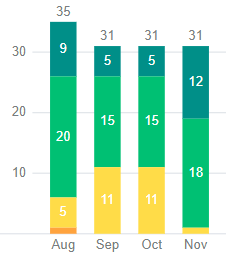
#> input picture data/01.png, 226 x 255 px
$ python -i image_processing.py   (imports and definitions only)
#> lines starting #> are read from the running program, lines starting #| are printed output that depends on the picture
#> further down, picture is the input picture: PIL image 226x255 RGBA; mean R, G, B, A 184.8, 229.5, 203.1, 255
"""
Модуль, который отвечает за обработку и предобработку изображения для корректного распознавания текста на ней
используя OCR
"""


from PIL import Image, ImageEnhance

from .settings import IMAGE_SCALE_FACTOR, CONTRAST_FACTOR, PIXELS_TRIM_FROM_LEFT, \
    TMP_FOLDER_PATH, PIXELS_TRIM_TOP_AND_BOTTOM


# [66 lines left out: functions split_image_to_parts, trim_image_left, trim_image_top_and_bottom, not called in this run]


def improve_image_quality(image: Image) -> Image:
    """
    Функция улучшает качество изображения, изменяет его цвета и делает более читабельным для OCR библиотек.
    :param image:
    :return:
    """
    # Масштабирование
    image = image.resize((image.width * IMAGE_SCALE_FACTOR, image.height * IMAGE_SCALE_FACTOR), Image.LANCZOS)
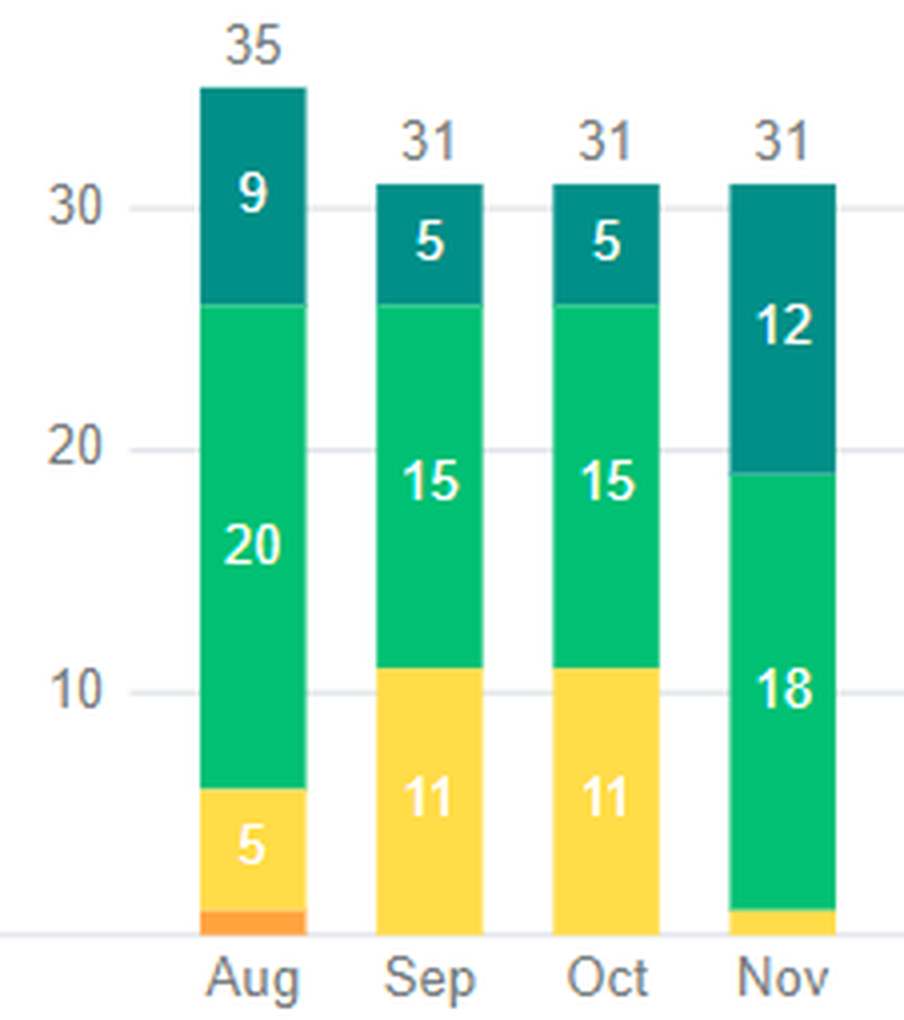
#> image: PIL image 4520x5100 RGBA (shown at 1/5 size); mean R, G, B, A 184.7, 229.3, 202.8, 255

    # Конвертация в черно-белое
    image = image.convert('L')
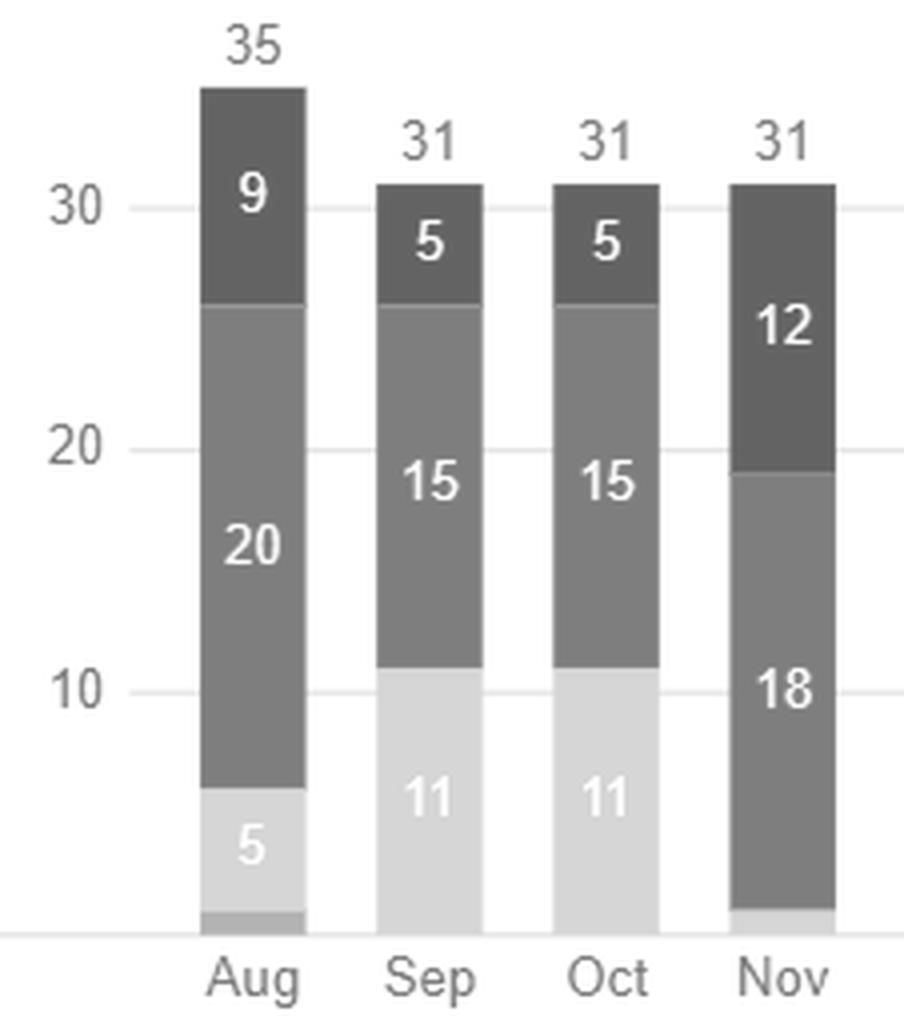
#> image: PIL image 4520x5100 L (shown at 1/5 size); min 71, max 255, mean 213

    # Увеличение контрастности
    enhancer = ImageEnhance.Contrast(image)
    image = enhancer.enhance(CONTRAST_FACTOR)

    return image

>>> from PIL import Image
>>> picture = Image.open('../data/01.png')
>>> result = improve_image_quality(picture)

$ run again, on data/04.png
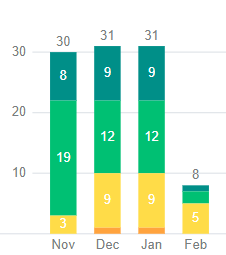
#> input picture data/04.png, 226 x 255 px
#> picture is the input picture: PIL image 226x255 RGBA; mean R, G, B, A 203.6, 234.6, 213.8, 255
#> in improve_image_quality, `image = image.resize((image.width * IMAGE_SCALE_FACTOR, image.height *..`:
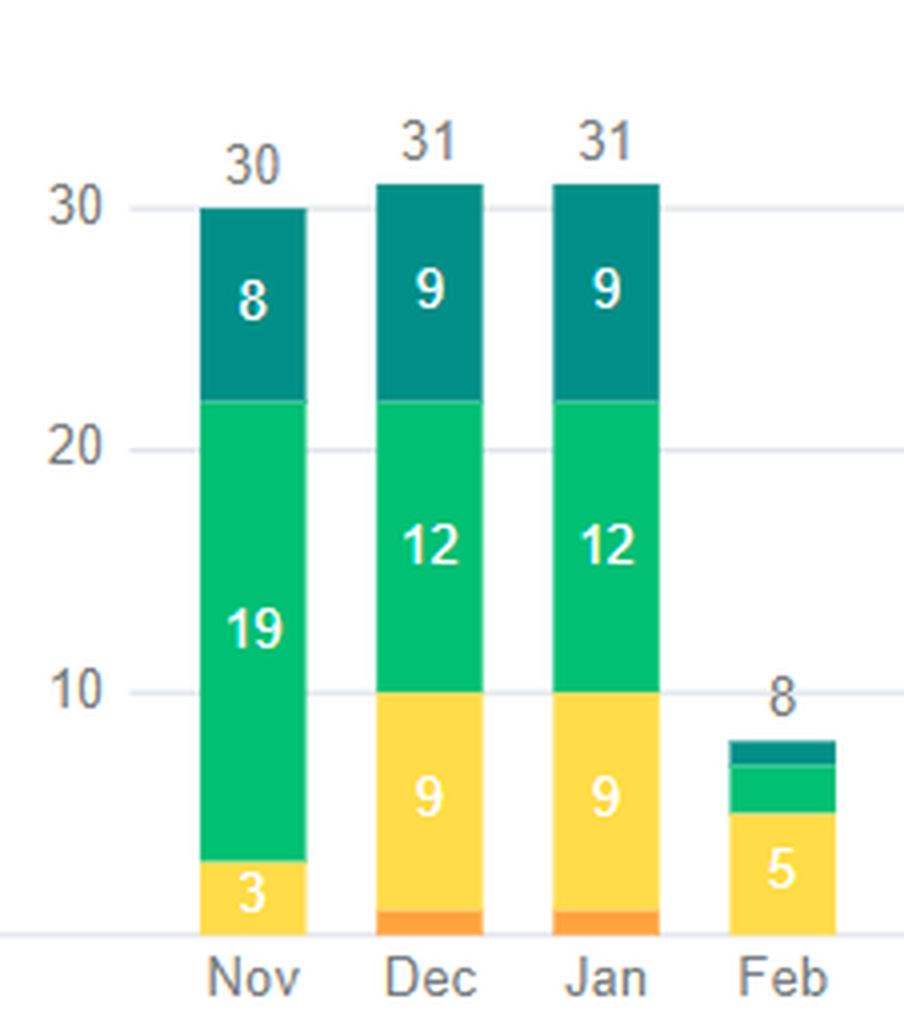
#> image: PIL image 4520x5100 RGBA (shown at 1/5 size); mean R, G, B, A 203.4, 234.4, 213.5, 255
#> in improve_image_quality, `image = image.convert('L')`:
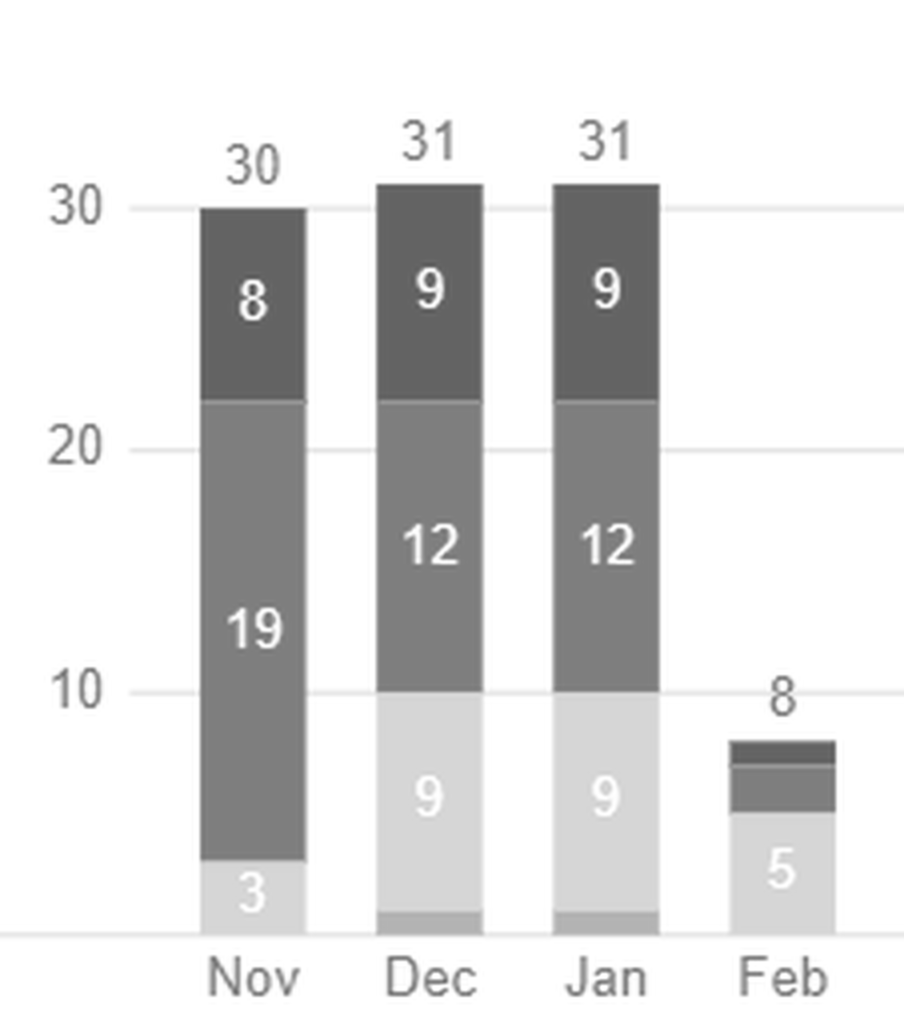
#> image: PIL image 4520x5100 L (shown at 1/5 size); min 71, max 255, mean 222.7
